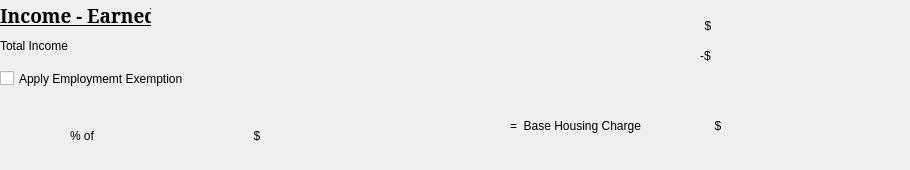
      <widget class="QWidget" name="page_20">
       <widget class="QLabel" name="lblincomeearmed">
        <property name="geometry">
         <rect>
          <x>0</x>
          <y>0</y>
          <width>151</width>
          <height>31</height>
         </rect>
        </property>
        <property name="font">
         <font>
          <family>Garamond</family>
          <pointsize>14</pointsize>
          <weight>75</weight>
          <italic>false</italic>
          <bold>true</bold>
          <underline>true</underline>
         </font>
        </property>
        <property name="text">
         <string>Income - Earned</string>
        </property>
       </widget>
       <widget class="QLabel" name="lbltotalincome_3">
        <property name="geometry">
         <rect>
          <x>0</x>
          <y>30</y>
          <width>111</width>
          <height>31</height>
         </rect>
        </property>
        <property name="text">
         <string>Total Income</string>
        </property>
       </widget>
       <widget class="QLabel" name="dollar_23">
        <property name="geometry">
         <rect>
          <x>700</x>
          <y>10</y>
          <width>16</width>
          <height>31</height>
         </rect>
        </property>
        <property name="text">
         <string>$</string>
        </property>
        <property name="alignment">
         <set>Qt::AlignCenter</set>
        </property>
       </widget>
       <widget class="QLabel" name="totalincomeearned">
        <property name="geometry">
         <rect>
          <x>720</x>
          <y>10</y>
          <width>131</width>
          <height>31</height>
         </rect>
        </property>
        <property name="text">
         <string/>
        </property>
       </widget>
       <widget class="QCheckBox" name="checkBox">
        <property name="geometry">
         <rect>
          <x>0</x>
          <y>70</y>
          <width>271</width>
          <height>17</height>
         </rect>
        </property>
        <property name="text">
         <string>Apply Employmemt Exemption</string>
        </property>
       </widget>
       <widget class="QLabel" name="dollar_24">
        <property name="geometry">
         <rect>
          <x>695</x>
          <y>40</y>
          <width>21</width>
          <height>31</height>
         </rect>
        </property>
        <property name="text">
         <string>-$</string>
        </property>
        <property name="alignment">
         <set>Qt::AlignCenter</set>
        </property>
       </widget>
       <widget class="QLabel" name="employmentallowance">
        <property name="geometry">
         <rect>
          <x>720</x>
          <y>40</y>
          <width>131</width>
          <height>31</height>
         </rect>
        </property>
        <property name="text">
         <string/>
        </property>
       </widget>
       <widget class="QLabel" name="earnedpct">
        <property name="geometry">
         <rect>
          <x>0</x>
          <y>100</y>
          <width>31</width>
          <height>31</height>
         </rect>
        </property>
        <property name="text">
         <string/>
        </property>
       </widget>
       <widget class="QLabel" name="lblpctof">
        <property name="geometry">
         <rect>
          <x>70</x>
          <y>120</y>
          <width>291</width>
          <height>31</height>
         </rect>
        </property>
        <property name="text">
         <string>% of                                                $</string>
        </property>
       </widget>
       <widget class="QLabel" name="netincome">
        <property name="geometry">
         <rect>
          <x>360</x>
          <y>120</y>
          <width>131</width>
          <height>31</height>
         </rect>
        </property>
        <property name="text">
         <string/>
        </property>
       </widget>
       <widget class="QLabel" name="lbleqbasehc">
        <property name="geometry">
         <rect>
          <x>510</x>
          <y>110</y>
          <width>191</width>
          <height>31</height>
         </rect>
        </property>
        <property name="text">
         <string>=  Base Housing Charge</string>
        </property>
       </widget>
       <widget class="QLabel" name="basehc1">
        <property name="geometry">
         <rect>
          <x>730</x>
          <y>110</y>
          <width>171</width>
          <height>31</height>
         </rect>
        </property>
        <property name="text">
         <string/>
        </property>
       </widget>
       <widget class="QLabel" name="dollar_25">
        <property name="geometry">
         <rect>
          <x>710</x>
          <y>110</y>
          <width>16</width>
          <height>31</height>
         </rect>
        </property>
        <property name="text">
         <string>$</string>
        </property>
        <property name="alignment">
         <set>Qt::AlignCenter</set>
        </property>
       </widget>
       <widget class="QLabel" name="pct1">
        <property name="geometry">
         <rect>
          <x>0</x>
          <y>130</y>
          <width>41</width>
          <height>31</height>
         </rect>
        </property>
        <property name="text">
         <string/>
        </property>
       </widget>
      </widget>
